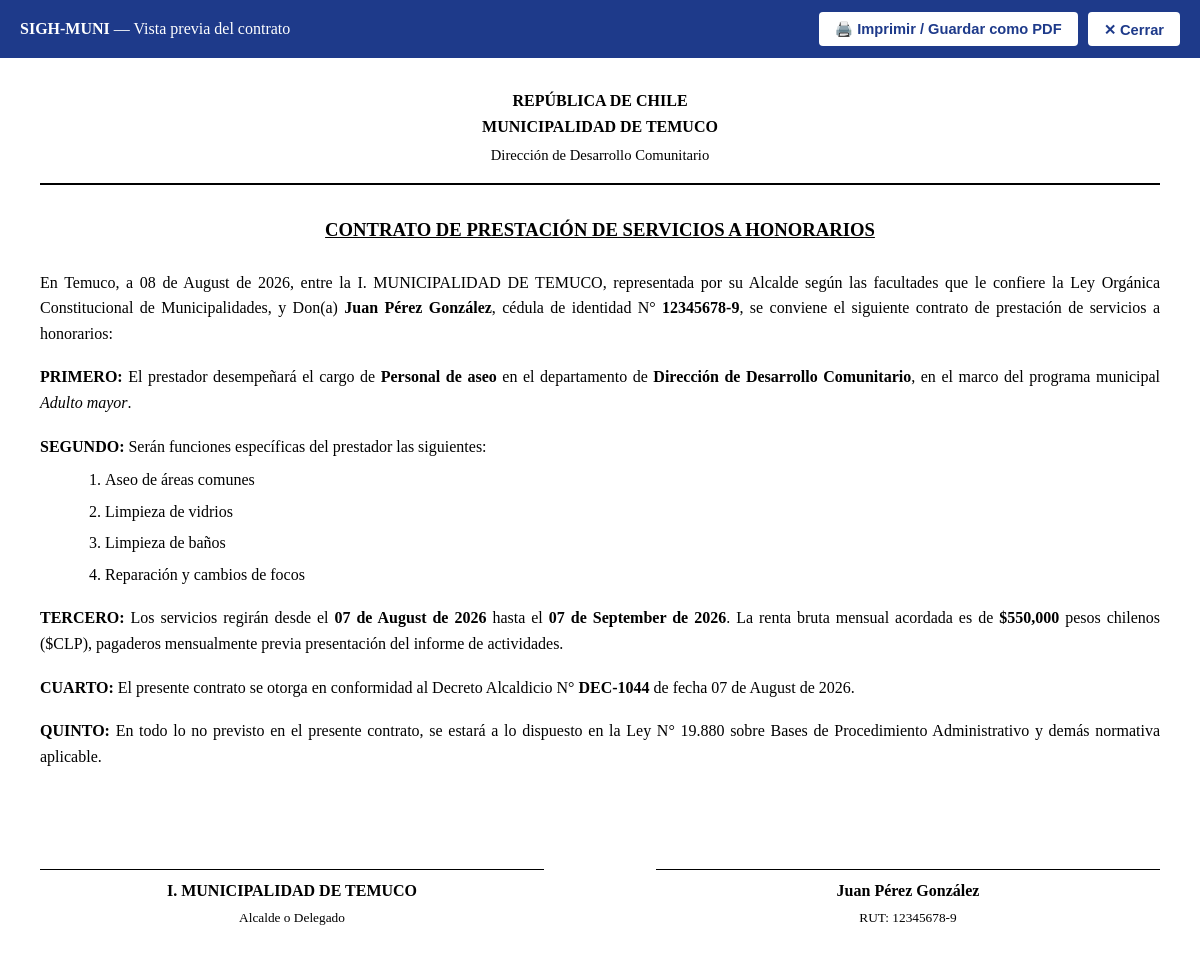
The app's page /contracts/2/preview (signed in), older data.
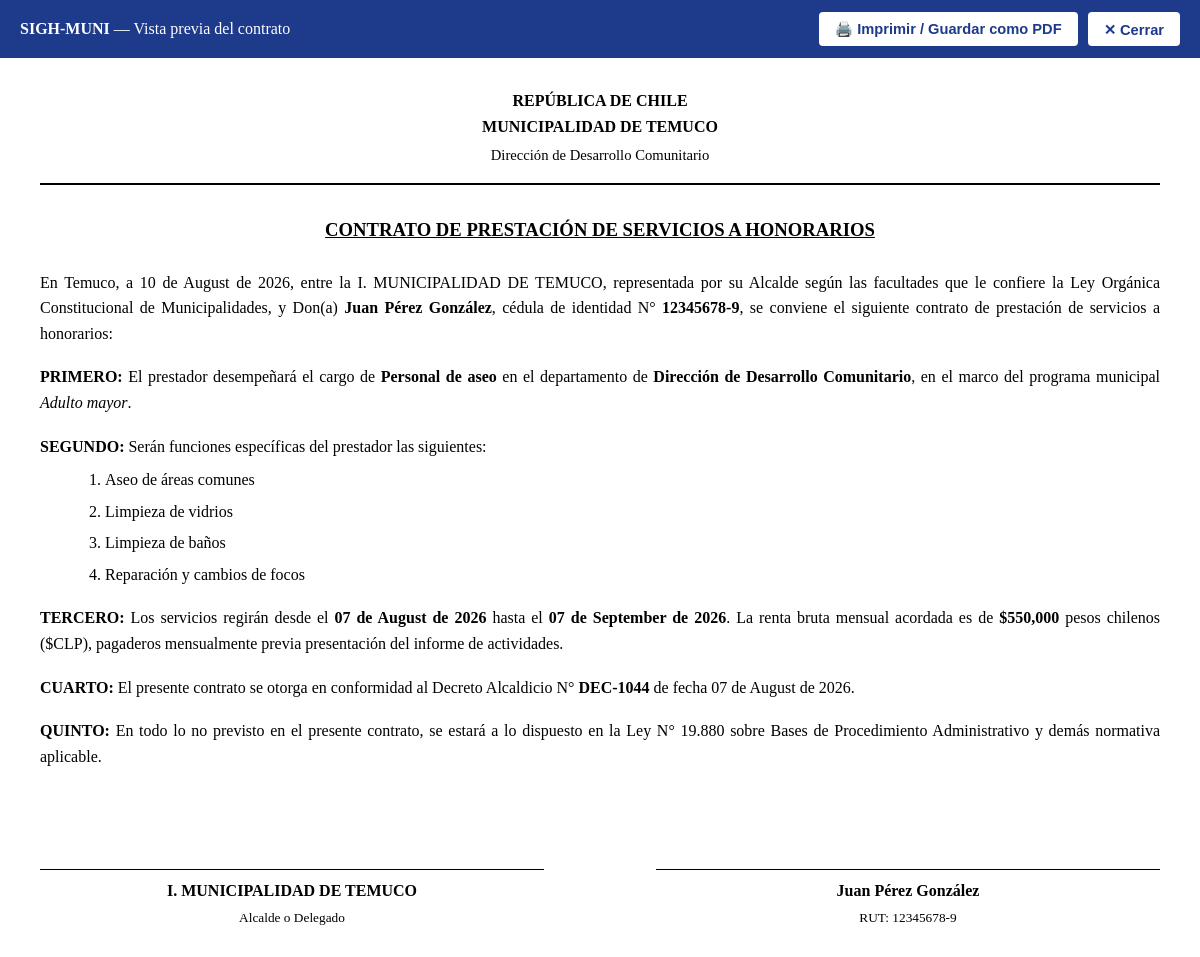
The same page, newer data.
### app/models/contract.py (models this page shows, shortened)
class Contract(db.Model):
    __tablename__ = 'contracts'
    id = db.Column(db.Integer, primary_key=True)
    provider_id = db.Column(db.Integer, db.ForeignKey('service_providers.id'), nullable=False)
    department_id = db.Column(db.Integer, db.ForeignKey('departments.id'), nullable=False)
    creation_type = db.Column(db.String(50), default='CREADO')
    contract_number = db.Column(db.String(50), unique=True, nullable=False)
    decline_number = db.Column(db.String(50), nullable=True)
    decline_date = db.Column(db.Date, nullable=True)
    position_title = db.Column(db.String(150), nullable=False)
    program_name = db.Column(db.String(150), nullable=True)
    monthly_amount_gross = db.Column(db.Float, nullable=False)
    total_contract_amount = db.Column(db.Float, nullable=False)
    start_date = db.Column(db.Date, nullable=False)
    end_date = db.Column(db.Date, nullable=False)
    pdf_file_path = db.Column(db.String(255), nullable=True)
    ocr_processed = db.Column(db.Integer, default=0)
    status = db.Column(db.String(30), default='BORRADOR')
    created_at = db.Column(db.DateTime, default=datetime.utcnow)
    provider = db.relationship('ServiceProvider', back_populates='contracts', lazy=True)
    department = db.relationship('Department', backref=db.backref('department_contracts', lazy=True))
    functions = db.relationship('ContractFunction', backref='contract', cascade='all, delete-orphan', lazy=True,
                                order_by='ContractFunction.function_order')
    payments = db.relationship('MonthlyPayment', back_populates='contract', lazy=True, cascade='all, delete-orphan')

### app/routes/contract_builder.py (the view)
@contract_builder_bp.route('/<int:contract_id>/preview')
@login_required
def preview(contract_id):
    contract = Contract.query.get_or_404(contract_id)
    return generate_contract_html(contract)

### app/__init__.py (called while the page is built)
def create_app(config_class=Config):
    app = Flask(__name__)
    app.config.from_object(config_class)
    os.makedirs(app.config['UPLOAD_FOLDER'], exist_ok=True)
    db.init_app(app)
    migrate.init_app(app, db)
    if 'sqlite' in app.config['SQLALCHEMY_DATABASE_URI']:
        from sqlalchemy import event
        from sqlalchemy.engine import Engine
        @event.listens_for(Engine, "connect")
        def set_sqlite_pragma(dbapi_connection, connection_record):
            cursor = dbapi_connection.cursor()
            cursor.execute("PRAGMA foreign_keys=ON;")
            cursor.close()
    from app.auth.routes import auth_bp
    app.register_blueprint(auth_bp, url_prefix='/auth')
    from app.routes import register_routes
    register_routes(app)
    return app

### app/auth/utils.py (called while the page is built)
def login_required(f):
    @wraps(f)
    def decorated_function(*args, **kwargs):
        if 'user_id' not in session:
            flash('Debes iniciar sesión para acceder a esta sección.', 'warning')
            return redirect(url_for('auth.login', next=request.url))
        return f(*args, **kwargs)
    return decorated_function

### app/templates/contracts/pdf_template.html (shortened to what this page needs)
<!DOCTYPE html>
<html lang="es">
<head>
</head>
<body>
    <div class="print-bar">
        <div>
            <strong>SIGH-MUNI</strong> — Vista previa del contrato
        </div>
        <div style="display: flex; gap: 10px;">
            <button onclick="window.print()">🖨️ Imprimir / Guardar como PDF</button>
            <button onclick="window.close()">✕ Cerrar</button>
        </div>
    </div>
    <div class="header">
        República de Chile<br>
        Municipalidad de Temuco<br>
        <span style="font-size: 11pt; font-weight: normal; text-transform: none; margin-top: 5px; display: block;">
            {{ contract.department.name }}
        </span>
    </div>
    <div class="title">CONTRATO DE PRESTACIÓN DE SERVICIOS A HONORARIOS</div>
    <div class="section">
        En Temuco, a {{ contract.created_at.strftime('%d de %B de %Y') }}, entre la I. MUNICIPALIDAD DE TEMUCO, representada por su Alcalde según las facultades que le confiere la Ley Orgánica Constitucional de Municipalidades, y Don(a) <strong>{{ contract.provider.full_name }}</strong>, cédula de identidad N° <strong>{{ contract.provider.rut }}</strong>, se conviene el siguiente contrato de prestación de servicios a honorarios:
    </div>
    <div class="section">
        <strong>PRIMERO:</strong> El prestador desempeñará el cargo de <strong>{{ contract.position_title }}</strong> en el departamento de <strong>{{ contract.department.name }}</strong>, en el marco del programa municipal <em>{{ contract.program_name or 'Gestión Municipal' }}</em>.
    </div>
    <div class="section">
        <strong>SEGUNDO:</strong> Serán funciones específicas del prestador las siguientes:
        <ol class="functions-list">
            {% for f in contract.functions %}
            <li>{{ f.function_description }}</li>
            {% endfor %}
        </ol>
    </div>
    <div class="section">
        <strong>TERCERO:</strong> Los servicios regirán desde el <strong>{{ contract.start_date.strftime('%d de %B de %Y') }}</strong> hasta el <strong>{{ contract.end_date.strftime('%d de %B de %Y') }}</strong>. La renta bruta mensual acordada es de <strong>${{ "{:,.0f}".format(contract.monthly_amount_gross) }}</strong> pesos chilenos ($CLP), pagaderos mensualmente previa presentación del informe de actividades.
    </div>
    {% if contract.decline_number %}
    <div class="section">
        <strong>CUARTO:</strong> El presente contrato se otorga en conformidad al Decreto Alcaldicio N° <strong>{{ contract.decline_number }}</strong>{% if contract.decline_date %} de fecha {{ contract.decline_date.strftime('%d de %B de %Y') }}{% endif %}.
    </div>
    {% endif %}
    <div class="section">
        <strong>{% if contract.decline_number %}QUINTO{% else %}CUARTO{% endif %}:</strong> En todo lo no previsto en el presente contrato, se estará a lo dispuesto en la Ley N° 19.880 sobre Bases de Procedimiento Administrativo y demás normativa aplicable.
    </div>
    <div class="signatures">
        <div class="signature-box">
            <strong>I. MUNICIPALIDAD DE TEMUCO</strong><br>
            <span style="font-size: 10pt;">Alcalde o Delegado</span>
        </div>
        <div class="signature-box">
            <strong>{{ contract.provider.full_name }}</strong><br>
            <span style="font-size: 10pt;">RUT: {{ contract.provider.rut }}</span>
        </div>
    </div>
</body>
</html>

Row changes from the older to the newer data that the page shows:
changed Contract "Personal de aseo": created_at "08 de August de 2026" → "10 de August de 2026"
